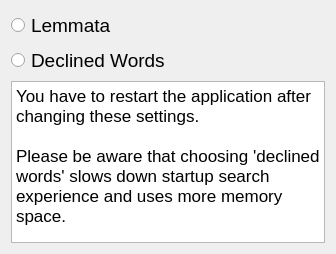
<?xml version="1.0" encoding="UTF-8"?>
<ui version="4.0">
 <class>Dialog</class>
 <widget class="QDialog" name="Dialog">
  <property name="geometry">
   <rect>
    <x>0</x>
    <y>0</y>
    <width>336</width>
    <height>254</height>
   </rect>
  </property>
  <property name="minimumSize">
   <size>
    <width>336</width>
    <height>254</height>
   </size>
  </property>
  <property name="windowTitle">
   <string>Completer</string>
  </property>
  <property name="windowIcon">
   <iconset>
    <normaloff>icon.png</normaloff>icon.png</iconset>
  </property>
  <layout class="QGridLayout" name="gridLayout">
   <item row="1" column="0">
    <widget class="QRadioButton" name="rbtnDeclinedWords">
     <property name="font">
      <font>
       <pointsize>14</pointsize>
      </font>
     </property>
     <property name="text">
      <string>Declined Words</string>
     </property>
    </widget>
   </item>
   <item row="0" column="0">
    <widget class="QRadioButton" name="rbtnLemmata">
     <property name="font">
      <font>
       <pointsize>14</pointsize>
      </font>
     </property>
     <property name="text">
      <string>Lemmata</string>
     </property>
    </widget>
   </item>
   <item row="2" column="0">
    <widget class="QTextEdit" name="textEdit">
     <property name="enabled">
      <bool>true</bool>
     </property>
     <property name="acceptDrops">
      <bool>false</bool>
     </property>
     <property name="html">
      <string notr="true">&lt;!DOCTYPE HTML PUBLIC &quot;-//W3C//DTD HTML 4.0//EN&quot; &quot;http://www.w3.org/TR/REC-html40/strict.dtd&quot;&gt;
&lt;html&gt;&lt;head&gt;&lt;meta name=&quot;qrichtext&quot; content=&quot;1&quot; /&gt;&lt;style type=&quot;text/css&quot;&gt;
p, li { white-space: pre-wrap; }
&lt;/style&gt;&lt;/head&gt;&lt;body style=&quot; font-family:'.AppleSystemUIFont'; font-size:13pt; font-weight:400; font-style:normal;&quot;&gt;
&lt;p style=&quot; margin-top:0px; margin-bottom:0px; margin-left:0px; margin-right:0px; -qt-block-indent:0; text-indent:0px;&quot;&gt;You have to restart the application after changing these settings.&lt;/p&gt;
&lt;p style=&quot;-qt-paragraph-type:empty; margin-top:0px; margin-bottom:0px; margin-left:0px; margin-right:0px; -qt-block-indent:0; text-indent:0px;&quot;&gt;&lt;br /&gt;&lt;/p&gt;
&lt;p style=&quot; margin-top:0px; margin-bottom:0px; margin-left:0px; margin-right:0px; -qt-block-indent:0; text-indent:0px;&quot;&gt;Please be aware that choosing 'declined words' slows down startup search experience and uses more memory space.&lt;/p&gt;&lt;/body&gt;&lt;/html&gt;</string>
     </property>
     <property name="textInteractionFlags">
      <set>Qt::NoTextInteraction</set>
     </property>
     <property name="placeholderText">
      <string notr="true"/>
     </property>
    </widget>
   </item>
  </layout>
 </widget>
 <resources/>
 <connections/>
</ui>
